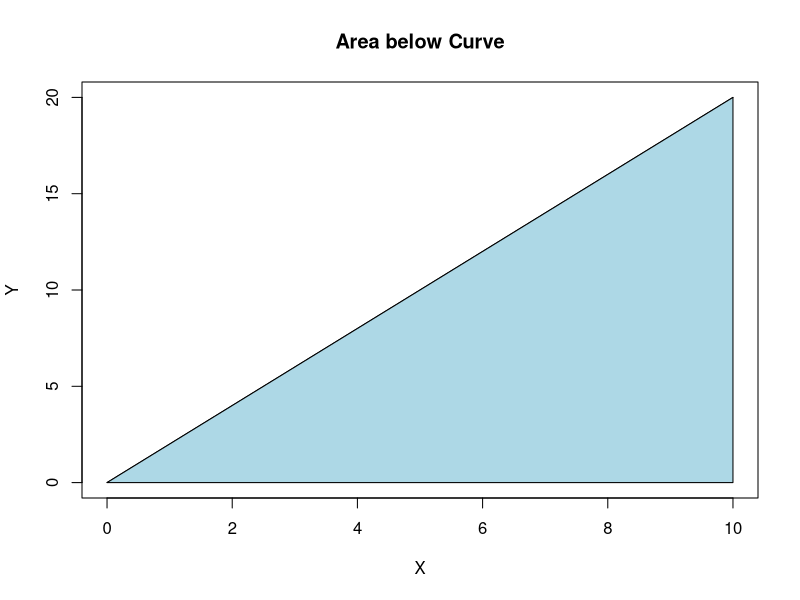

Write R code to recreate this figure.
# Generate some data
x <- seq(0, 10, length.out = 100)
y <- 2*x

# Plot the curve
plot(x, y, type = "l", xlab = "X", ylab = "Y", main = "Area below Curve")

# Create a polygon to fill the area below the curve
polygon(c(x, rev(x)), c(y, rep(0, length(y))), col = "lightblue")
